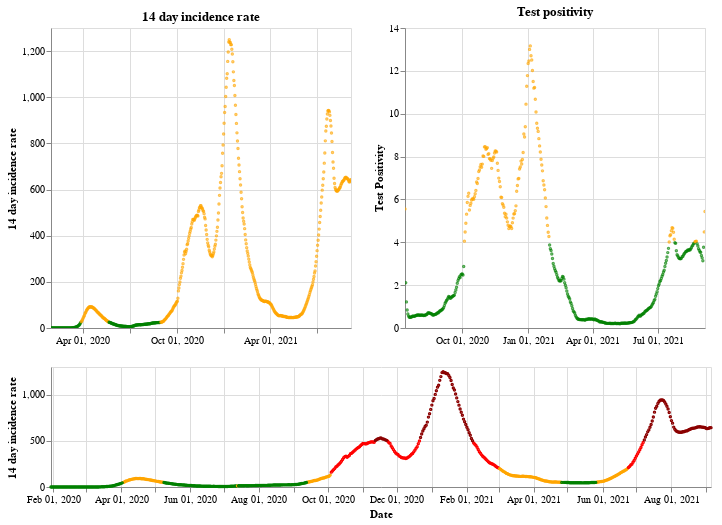

Notebook cell for this chart:
### Markdown cell above
## England

### Code cell
plot_traffic_light('England')

### Figure 1 — Vega-Lite specification as saved in the notebook (floating-point values rounded to 4 significant figures; data arrays with more than 128 entries replaced by an {"elided": "..."} marker saying what was removed)
{"config": {"view": {"continuousWidth": 400, "continuousHeight": 300}}, "vconcat": [{"hconcat": [{"mark": {"type": "point", "size": 2}, "encoding": {"color": {"condition": {"value": "green", "test": "(datum.twoWeeklyCasesRate <= 25)"}, "value": "orange"}, "tooltip": [{"type": "nominal", "field": "areaName"}, {"type": "temporal", "field": "date"}, {"type": "quantitative", "field": "twoWeeklyCasesRate"}, {"type": "quantitative", "field": "testPositivity"}], "x": {"type": "temporal", "axis": {"title": ""}, "field": "date", "scale": {"domain": {"selection": "DateBrush"}}, "timeUnit": "yearmonthdate"}, "y": {"type": "quantitative", "axis": {"title": "14 day incidence rate"}, "field": "twoWeeklyCasesRate"}}, "title": "14 day incidence rate", "width": 300}, {"mark": {"type": "point", "size": 2}, "encoding": {"color": {"condition": {"value": "green", "test": "(datum.testPositivity <= 4)"}, "value": "orange"}, "tooltip": [{"type": "nominal", "field": "areaName"}, {"type": "temporal", "field": "date"}, {"type": "quantitative", "field": "twoWeeklyCasesRate"}, {"type": "quantitative", "field": "testPositivity"}], "x": {"type": "temporal", "axis": {"title": ""}, "field": "date", "scale": {"domain": {"selection": "DateBrush"}}, "timeUnit": "yearmonthdate"}, "y": {"type": "quantitative", "axis": {"title": "Test Positivity"}, "field": "testPositivity"}}, "title": "Test positivity", "width": 300}]}, {"layer": [{"mark": {"type": "point", "size": 2}, "encoding": {"color": {"condition": {"value": "orange", "test": "(((datum.testPositivity < 4) && (datum.twoWeeklyCasesRate >= 50)) && (datum.twoWeeklyCasesRate < 200))"}, "value": "red"}, "opacity": {"condition": {"value": 1, "test": "((datum.twoWeeklyCasesRate >= 50) && (datum.twoWeeklyCasesRate < 500))"}, "value": 0}, "tooltip": [{"type": "nominal", "field": "areaName"}, {"type": "temporal", "field": "date"}, {"type": "quantitative", "field": "twoWeeklyCasesRate"}, {"type": "quantitative", "field": "testPositivity"}], "x": {"type": "temporal", "axis": {"title": "Date"}, "field": "date", "timeUnit": "yearmonthdate"}, "y": {"type": "quantitative", "axis": {"title": "14 day incidence rate"}, "field": "twoWeeklyCasesRate"}}, "selection": {"DateBrush": {"type": "interval", "encodings": ["x"], "fields": ["Time"]}}}, {"mark": {"type": "point", "size": 2}, "encoding": {"color": {"value": "darkred"}, "opacity": {"condition": {"value": 1, "test": "(datum.twoWeeklyCasesRate >= 500)"}, "value": 0}, "tooltip": [{"type": "nominal", "field": "areaName"}, {"type": "temporal", "field": "date"}, {"type": "quantitative", "field": "twoWeeklyCasesRate"}, {"type": "quantitative", "field": "testPositivity"}], "x": {"type": "temporal", "axis": {"title": "Date"}, "field": "date", "timeUnit": "yearmonthdate"}, "y": {"type": "quantitative", "axis": {"title": "14 day incidence rate"}, "field": "twoWeeklyCasesRate"}}}, {"mark": {"type": "point", "size": 2}, "encoding": {"color": {"condition": {"value": "green", "test": "((datum.testPositivity < 4) && (datum.twoWeeklyCasesRate < 50))"}, "value": "orange"}, "opacity": {"condition": {"value": 1, "test": "(datum.twoWeeklyCasesRate < 50)"}, "value": 0}, "tooltip": [{"type": "nominal", "field": "areaName"}, {"type": "temporal", "field": "date"}, {"type": "quantitative", "field": "twoWeeklyCasesRate"}, {"type": "quantitative", "field": "testPositivity"}], "x": {"type": "temporal", "axis": {"title": "Date"}, "field": "date", "timeUnit": "yearmonthdate"}, "y": {"type": "quantitative", "axis": {"title": "14 day incidence rate"}, "field": "twoWeeklyCasesRate"}}}], "height": 120, "width": 660}], "data": {"name": "data-619c43fedf5606679818fcba39844614"}, "$schema": "https://vega.github.io/schema/vega-lite/v4.8.1.json", "datasets": {"data-619c43fedf5606679818fcba39844614": {"elided": "585 records"}}}
